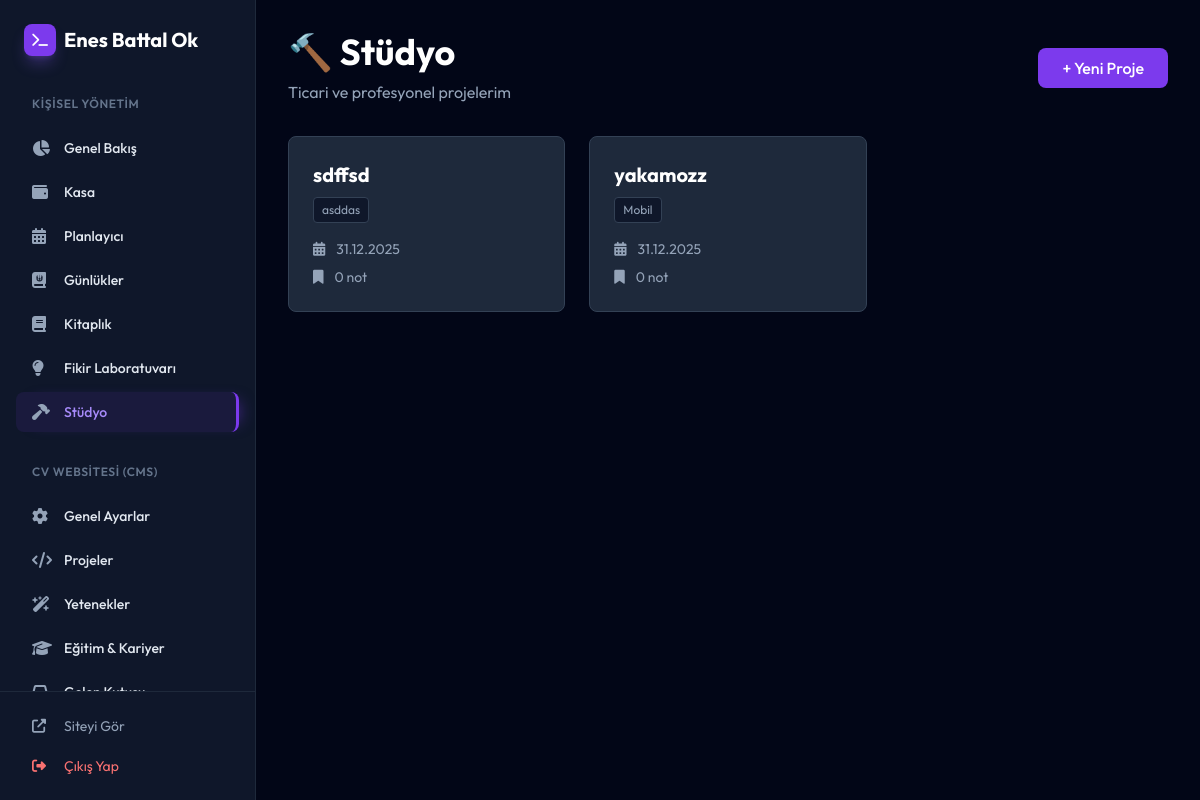
The app's page /admin/studio (signed in), older data.
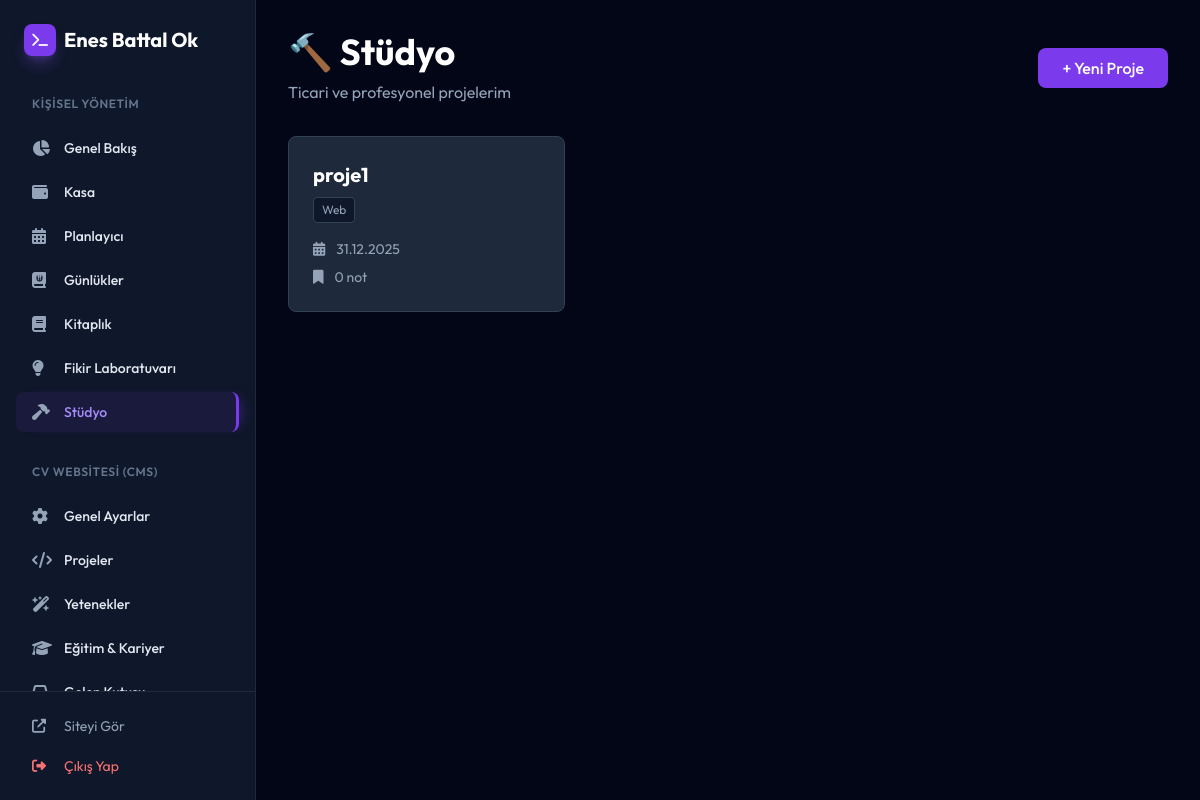
The same page, newer data.
### models.py (models this page shows)
class StudioProject(db.Model):
    id = db.Column(db.Integer, primary_key=True)
    name = db.Column(db.String(200), nullable=False)
    category = db.Column(db.String(100), nullable=False) # 'Web', 'Mobil', 'IoT', 'Masaüstü' vb.
    secure_data = db.Column(db.Text, default='') # Şifreler, API keyleri, notlar
    olusturma_tarihi = db.Column(db.DateTime, default=datetime.utcnow)
    work_logs = db.relationship('StudioWorkLog', backref=db.backref('proje', lazy=True), cascade='all, delete-orphan')

### main.py (the view)
    @app.route('/admin/studio')
    @login_required
    def admin_studio():
        projeler = StudioProject.query.order_by(StudioProject.olusturma_tarihi.desc()).all()
        return render_template('studio.html', projeler=projeler)

### templates/studio.html (shortened to what this page needs)
{% extends "admin_base.html" %}
{% block content %}
<div class="mb-8">
    <div class="flex justify-between items-center mb-8">
        <div>
            <h1 class="text-4xl font-bold text-white mb-2">🔨 Stüdyo</h1>
            <p class="text-slate-400">Ticari ve profesyonel projelerim</p>
        </div>
        <button onclick="openAddProjectModal()" class="bg-violet-600 hover:bg-violet-700 text-white px-6 py-2 rounded-lg font-medium transition-all">
            + Yeni Proje
        </button>
    </div>
    <div class="grid grid-cols-1 md:grid-cols-2 lg:grid-cols-3 gap-6">
        {% for proje in projeler %}
        <div class="group relative bg-slate-800 border border-slate-700 rounded-lg p-6 hover:border-violet-500 hover:shadow-lg hover:shadow-violet-500/20 transition-all">
            <a href="/admin/studio/{{ proje.id }}" class="block">
                <div class="flex items-start justify-between mb-4">
                    <div>
                        <h3 class="text-xl font-bold text-white">{{ proje.name }}</h3>
                        <span class="text-xs text-slate-400 mt-2 inline-block px-2 py-1 bg-slate-900 rounded border border-slate-700">{{ proje.category }}</span>
                    </div>
                </div>
                <p class="text-sm text-slate-400">
                    <i class="fas fa-calendar-alt mr-2"></i>
                    {{ proje.olusturma_tarihi.strftime('%d.%m.%Y') }}
                </p>
                <p class="text-sm text-slate-400 mt-2">
                    <i class="fas fa-bookmark mr-2"></i>
                    {{ proje.work_logs|length }} not
                </p>
            </a>
        </div>
        {% else %}
        <div class="col-span-full text-center py-12">
            <p class="text-slate-400 text-lg">Henüz proje eklenmedi. Başlamak için yukarıdaki butona tıkla.</p>
        </div>
        {% endfor %}
    </div>
</div>
{% endblock %}

Row changes from the older to the newer data that the page shows:
removed StudioProject: name "sdffsd", category "asddas", olusturma_tarihi "31.12.2025", work_logs|length "0"
changed StudioProject: name "yakamozz" → "proje1"; category "Mobil" → "Web"
